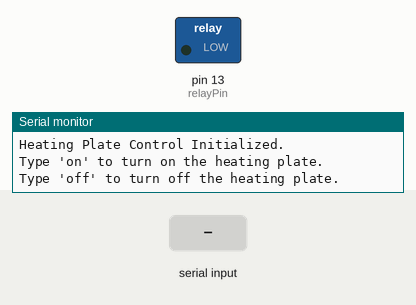
A sketch run on a simulated Arduino Uno, built with avr-gcc and run on an emulated ATmega328P. On the bench: switched loads named in the sketch (green lamp = pin HIGH), the last lines printed to the serial monitor. The inputs (shaded band) are chosen by the test bench.

Above: at 1.2 s.
1.3 s: "on\n" received over Serial
At 2.4 s:
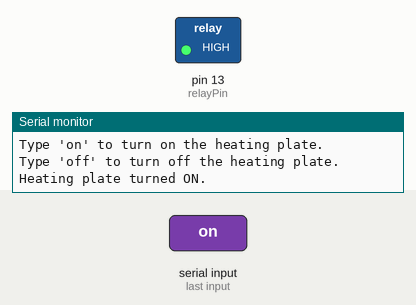
2.8 s: "off\n" received over Serial
At 3.5 s:
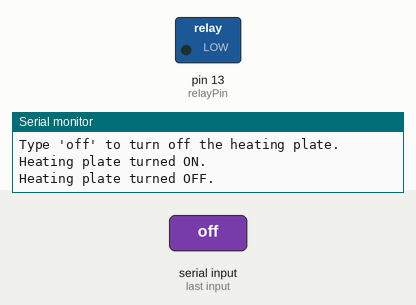
Timing chart, 0 to 5.8 s (numbered marks = the images above; inputs shaded):
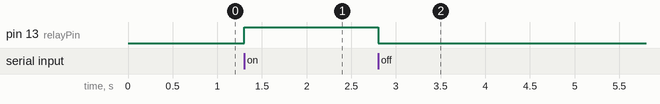

The sketch:

Heating_Plate_relay.ino
```cpp
/*
  Instructions to connect the relay and control a 12V heating plate with Arduino:

  1. Connections for the relay to Arduino:
     - Relay VCC: Connect to 5V on the Arduino.
     - Relay GND: Connect to GND on the Arduino.
     - Relay IN (control signal): Connect to digital pin 13 on the Arduino.

  2. Connections for the heating plate to the relay:
     - Heating plate + (positive): Connect to the normally open (NO) terminal of the relay.
     - Heating plate - (negative): Connect to the 12V power supply ground.
     - 12V power supply + (positive): Connect to the common (COM) terminal of the relay.

  This code will turn the heating plate on or off based on commands received from the serial monitor.
*/

const int relayPin = 13; // Pin connected to the relay

void setup() {
  Serial.begin(115200);  // Start the serial communication at 115200 baud rate
  pinMode(relayPin, OUTPUT); // Set the relay pin as an output
  digitalWrite(relayPin, LOW); // Ensure the relay is off at the start
  Serial.println("Heating Plate Control Initialized.");
  Serial.println("Type 'on' to turn on the heating plate.");
  Serial.println("Type 'off' to turn off the heating plate.");
}

void loop() {
  if (Serial.available() > 0) {
    String command = Serial.readStringUntil('\n'); // Read the incoming command
    command.trim(); // Remove any trailing whitespace

    if (command.equalsIgnoreCase("on")) {
      digitalWrite(relayPin, HIGH); // Turn on the relay (and the heating plate)
      Serial.println("Heating plate turned ON.");
    } else if (command.equalsIgnoreCase("off")) {
      digitalWrite(relayPin, LOW); // Turn off the relay (and the heating plate)
      Serial.println("Heating plate turned OFF.");
    } else {
      Serial.println("Invalid command. Type 'on' or 'off'.");
    }
  }
}
```

Measured:
- after the input at 1.3 s, pin 13 (relayPin): LOW → HIGH at once
- after the input at 2.8 s, pin 13 (relayPin): HIGH → LOW at once
